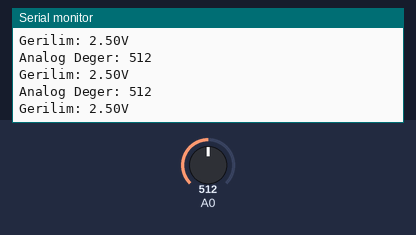
The sketch below on a simulated Arduino Uno, built with avr-gcc and run on an emulated ATmega328P. On the bench: the last lines printed to the serial monitor. Inputs (shaded band) come from the test bench; at power-on: A0 = 512.

Above: at 1.2 s.
1.3 s: A0 set to 716
At 1.4 s:
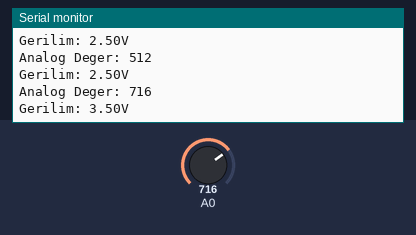
2.8 s: A0 set to 900
At 2.81 s:
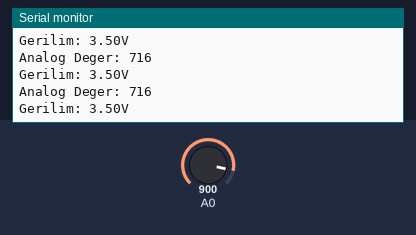
Timing chart, 0 to 5.8 s (numbered marks = the images above; inputs shaded):
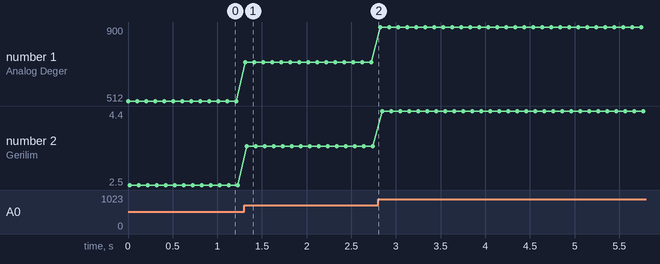

The sketch:

Bolum10AnalogGerilim.ino
```cpp
void setup() {
Serial.begin(9600);
}

void loop() {
int okuma = analogRead(A0);
Serial.print("Analog Deger: ");
Serial.println(okuma);
 float gerilim = okuma * (5.0 / 1023.0);
 Serial.print("Gerilim: ");
 Serial.print(gerilim);
 Serial.println("V");
delay(100);
}
```

Measured:
- after the input at 1.3 s, the serial monitor: prints a new line at once (image 1)
- plotted number 1: 512 → 716 after the input at 1.3 s, 716 → 900 after the input at 2.8 s
- plotted number 2: 2.5 → 3.5 after the input at 1.3 s, 3.5 → 4.4 after the input at 2.8 s
